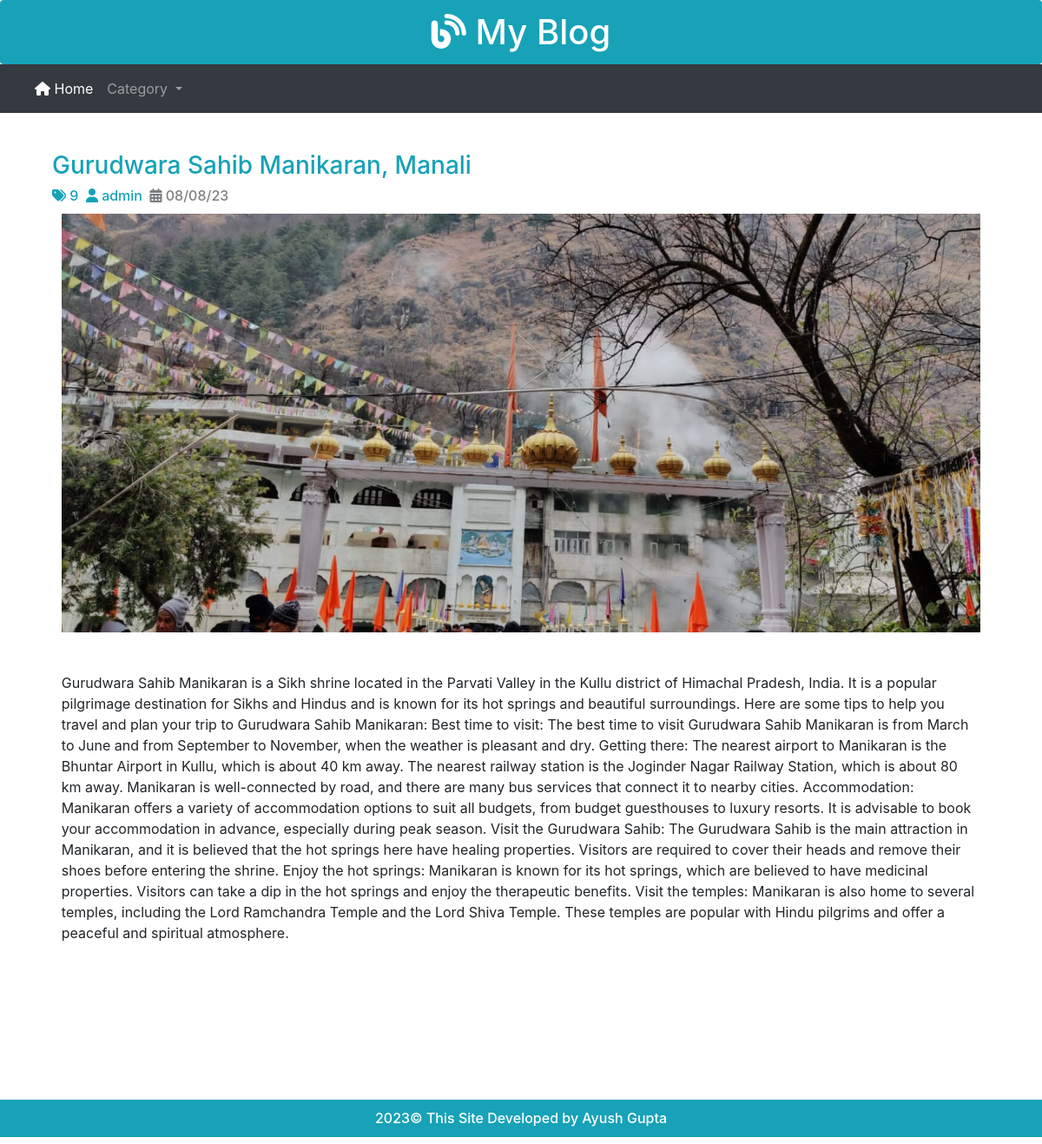
The page /post_detail.php?id=9 on the database its author committed.
### tables this page shows
CREATE TABLE `post` (
  `id` int(11) NOT NULL,
  `title` varchar(200) NOT NULL,
  `photo` varchar(200) NOT NULL,
  `category` varchar(200) NOT NULL,
  `description` text NOT NULL,
  `date` varchar(50) NOT NULL,
  `author` varchar(50) NOT NULL
);

### post_detail.php (the view, shortened to what this page needs)
<?php
include 'admin/config.php';
if (isset($_GET['id'])) {
		$post_id=$_GET['id'];
	}
$res=mysqli_query($conn,"select * from post where id='$post_id'");
 ?>
<!DOCTYPE html>
<html>
<head>
	<link rel="stylesheet" href="https://cdn.jsdelivr.net/npm/bootstrap@4.0.0/dist/css/bootstrap.min.css">
	<link rel="stylesheet" type="text/css" href="css/index.css">
	<link rel="stylesheet" type="text/css" href="https://cdnjs.cloudflare.com/ajax/libs/font-awesome/6.4.0/css/all.min.css">
</head>
<body>
	<?php include 'main_header.php'; ?>
	<div class="container">
		<?php while ($rs=mysqli_fetch_array($res)) {
			?>
		<div class="col-sm-12" style=" margin-top:4%">
			<h3 style="color: #17a2b8;">
							<?php echo $rs['title']; ?>
							</h3>
			<h6 style="color:#17a2b8;"><i class="fa-solid fa-tags"></i>
								<?php echo $rs['category'] ?>&nbsp;&nbsp;<i class="fa-solid fa-user"></i>
								<?php echo $rs['author']; ?>&nbsp;&nbsp;<i class="fa-solid fa-calendar-days"
									style="color: #797c81;"></i><span style="color:grey">
									<?php echo $rs['date'] ?>
								</span>
			</h6>
			<div style="margin:1%; text-align: center;">
			<img src="admin/image/<?php echo $rs['photo']; ?>" width="100%" heigh="100%">
			</div><br>
			<div style="margin: 1%; text-justify:center;">
				<?php echo $rs['description']; ?>
			</div>
		</div>
		<?php
		} ?>
	</div>
	<?php include 'footer.php'; ?>
</body>
</html>

### Css/index.css (style rules this page uses)
body { margin: 0; padding: 0; background-color: #ffff; height: 100%; }

### rows shown on the page
post: title "Gurudwara Sahib Manikaran, Manali", category "9", author "admin", date "08/08/23", photo (picture), description "Gurudwara Sahib Manikaran is a Sikh shrine located in the Parvati Valley in the Kullu district of Himachal Pradesh, India. It is a popular pilgrimage destination for Sikhs and Hindus and is known for its hot springs and beautiful surroundings. Here are some tips to help you travel and plan your trip to Gurudwara Sahib Manikaran: Best time to visit: The best time to visit Gurudwara Sahib Manikaran is from March to June and from September to November, when the weather is pleasant and dry. Getting there: The nearest airport to Manikaran is the Bhuntar Airport in Kullu, which is about 40 km away. The nearest railway station is the Joginder Nagar Railway Station, which is about 80 km away.…"
